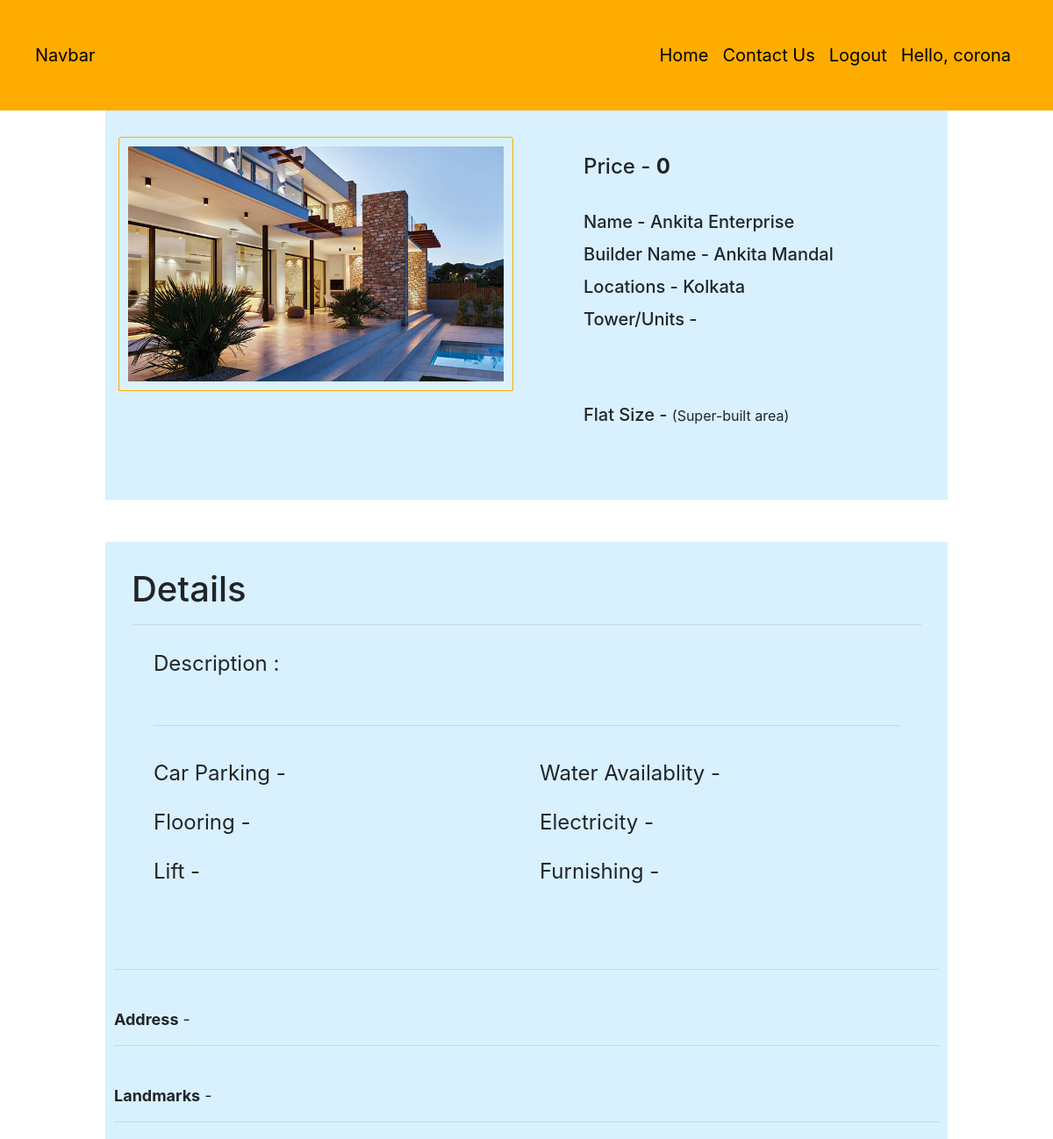
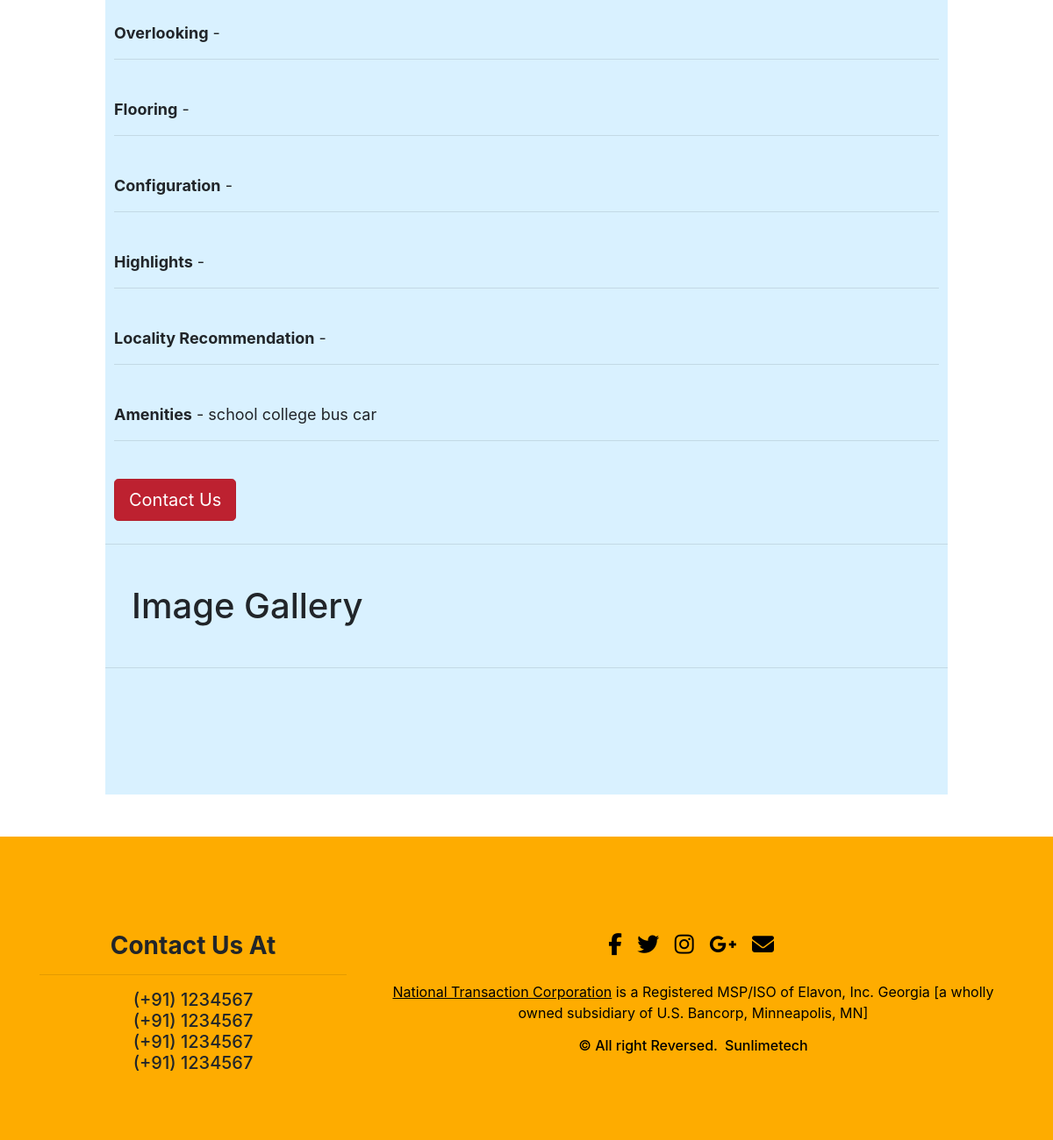
Page /property/2 (signed in) on the committed database (2 pictures, top to bottom).
### ets/models.py (models this page shows, shortened)
class Property(models.Model):
    id = models.AutoField(primary_key = True)
    desc =models.TextField(default=" ")
    flooring =models.CharField(max_length=100,default=" ")
    lift =models.CharField(max_length=300,default=" ")
    furnished =models.CharField(max_length=200, default=" ")
    configuration =models.TextField(default=" ")
    tower =models.CharField(max_length=200,default=" ")
    highlights =models.CharField(max_length=100,default=" ")
    locality_recom =models.TextField(default=" ")
    name = models.CharField(max_length=1000, default="")
    builder_name = models.CharField(max_length=1000, default="")
    locations =models.CharField(max_length=1000,default="Lorem Ipsum is simply dummy text of the printing and typesetting industry. Lorem Ipsum has been the industry's standard dummy text ever since the 1500s,")
    landmark = models.CharField(max_length=1000,default="")
    overlook = models.CharField(max_length=1000,default="")
    flooring = models.CharField(max_length=1000, default="")
    water = models.CharField(max_length=1000,default="")
    car_parking =models.CharField(max_length=1000,default="")
    electricity =models.CharField(max_length=1000,default="")
    full_address = models.CharField(max_length=1000, default="")
    floor_plan = models.ImageField(default=False)
    amenities = models.CharField(max_length=1000, default="")
    flat_sqft =models.CharField(max_length=1000,default="")
    price = models.CharField(max_length=1000,default="")
    pic =models.ImageField(upload_to="ets/images", default="")

### ets/views.py (the view)
# urls.py: path('property/<int:id>', views.single_landing, name='single_landing'),
@login_required(login_url='')
def single_landing(request,id):
    property = Property.objects.get(id=id)
    all_images = Pictures.objects.filter(property=property)
    print(all_images)
    return render(request, "ets/single_landing.html", {'property': property, 'all_images':all_images})

### ets/templates/ets/single_landing.html (shortened to what this page needs)
<!DOCTYPE html>
<html lang="en">
<head>
</head>
<body>
	<nav class="navbar navbar-expand-lg navbar-dark"
		style="background-color: #FEAC00; color: black; font-size: 20px; padding: 40px;">
		<a style="color: black;" class="navbar-brand" href="#">Navbar</a>
		<div class="collapse navbar-collapse" id="navbarSupportedContent">
			<ul class="navbar-nav ml-auto">
				<li style="color: black;" class="nav-item active">
					<a style="color: black;" class="nav-link" href="/">Home</a>
				</li>
				<li style="color: black;" class="nav-item active">
					<a style="color: black;" class="nav-link" href="/contactus">Contact Us</a>
				</li>
				<li class="nav-item">
					<a style="color: black;" class="nav-link" href="/accounts/logout">Logout</a>
				</li>
				{% if user.is_authenticated %}
				<p>
					<li class="nav-item">
						<a style="color: black; " class="nav-link">Hello, {{request.user}}</a>
					</li>
				</p>
				{% endif %}
			</ul>
		</div>
	</nav>
    <div style="background-color: #d9f1ff; margin-left:  10%; margin-right: 10%;">
        <div class="container">
            <div class="row">
                <div class="col-md-6">
                    <div class="demo-content" style="padding-top: 30px;">
                        <img class="card-img-top" src="{{property.pic.url}}" alt="Card image cap"
                            style=" padding:10px; width: 100%; border: 1px solid #FEAC00; float: left;">
                    </div>
                </div>
                <div class="col-md-6">
                    <div class="demo-content bg-alt" style="padding-left: 50px; padding-top: 50px;">
                        <h4 style="padding-bottom: 28px;">Price - <strong>{{property.price}}</strong></h4>
                        <h5 style="padding-bottom: 5px;">Name - {{property.name}}</h5>
                        <h5 style="padding-bottom: 5px;">Builder Name - {{property.builder_name}}</h5>
                        <h5 style="padding-bottom: 5px;">Locations - {{property.locations}}</h5>
                        <h5 style="padding-bottom: 5px;">Tower/Units - {{property.tower}}</h5>
                        <br>
                        <br>
                        <br>
                        <h5 style="padding-bottom: 5px;">Flat Size - {{property.flat_sqft}}<small> (Super-built
                                area)</small></h5>
                    </div>
                </div>
            </div>
            <br>
            <br>
            <br>
        </div>
    </div>
    <br>
    <br>
    <div style="background-color: #d9f1ff; margin-left:  10%; margin-right: 10%;" ;>
        <div style="padding: 30px;">
            <h1>Details</h1>
            <hr>
            <div class="container" style="font-size: 24px;">
               <div style="padding: 10px;">
                Description :
                <br>
                <br>
                <hr>
               </div>
                <div class="row" style="padding: 10px;">
                    <div class="col-sm-6">
                        Car Parking - {{property.car_parking}}
                    </div>
                    <div class="col-sm-6">
                        Water Availablity - {{property.water}}
                    </div>
                </div>
                <div class="row" style="padding: 10px;">
                    <div class="col-sm-6">
                        Flooring - {{property.flooring}}
                    </div>
                    <div class="col-sm-6">
                        Electricity - {{property.electricity}}
                    </div>
                </div>
                <div class="row" style="padding: 10px;">
                    <div class="col-sm-6">
                        Lift - {{property.lift}}
                    </div>
                    <div class="col-sm-6">
                        Furnishing - {{property.furnished}}
                    </div>
                </div>
            </div>
        </div>
        <div class="container" style="font-size: 18px; padding: 10px;">
            <br>
            <hr>
            <br>
            <strong>Address</strong> - {{property.full_address}}
            <hr>
            <br>
            <strong>Landmarks</strong> - {{property.landmark}}
            <hr>
            <br>
            <strong>Overlooking</strong> - {{property.overlook}}
            <hr>
            <br>
            <strong>Flooring</strong> - {{property.flooring}}
            <hr>
            <br>
            <strong>Configuration</strong> - {{property.configuration}}
            <hr>
            <br>
            <strong>Highlights</strong> - {{property.highlights}}
            <hr>
            <br>
            <strong>Locality Recommendation</strong> - {{property.locality_recom}}
            <hr>
            <br>
            <strong>Amenities</strong> - {{property.amenities}}
            <hr>
            <br>
            <a href="/contactus" class="btn btn-danger btn-lg active" role="button" aria-pressed="true">Contact Us</a>
        </div>
        <hr>
        <h1 style="padding: 30px;">Image Gallery</h1>
        <hr>
        <div class="container" style="font-size: 18px; padding: 10px;">
            <br>
            <br>
            <div class="container">
<br>
<br>
            </div>
        </div>
    </div>
    <br>
    <br>
	<section id="footer">
		<div class="container">
			<div class="row">
		<div class="col-6 col-md-4">
			<br>
			<br>
			<h3>
				<center>
					<strong>Contact Us At
						<hr>
					</strong>
					<p style="font-size: 20px;">(+91) 1234567<br>
						(+91) 1234567<br>
						(+91) 1234567<br>
						(+91) 1234567<br>
					</p>
				</center>
			</h3>
		</div>
		<div class="col-12 col-md-8">
			<div class="row">
				<div class="col-xs-12 col-sm-12 col-md-12 mt-2 mt-sm-5">
					<ul class="list-unstyled list-inline social text-center">
						<li class="list-inline-item"><a href="https://www.fiverr.com/share/qb8D02"><i
									class="fa fa-facebook"></i></a></li>
						<li class="list-inline-item"><a href="https://www.fiverr.com/share/qb8D02"><i
									class="fa fa-twitter"></i></a></li>
						<li class="list-inline-item"><a href="https://www.fiverr.com/share/qb8D02"><i
									class="fa fa-instagram"></i></a></li>
						<li class="list-inline-item"><a href="https://www.fiverr.com/share/qb8D02"><i
									class="fa fa-google-plus"></i></a></li>
						<li class="list-inline-item"><a href="https://www.fiverr.com/share/qb8D02" target="_blank"><i
									class="fa fa-envelope"></i></a></li>
					</ul>
				</div>
			</div>
			<div class="row">
				<div class="col-xs-12 col-sm-12 col-md-12 mt-2 mt-sm-2 text-center text-white">
					<p style="color: black;"><u><a href="https://www.nationaltransaction.com/">National Transaction
								Corporation</a></u> is a
						Registered MSP/ISO of Elavon, Inc. Georgia [a wholly owned subsidiary of U.S. Bancorp,
						Minneapolis, MN]</p>
					<p style="color: black;" class="h6">© All right Reversed.<a class="text-green ml-2"
							href="https://www.sunlimetech.com" target="_blank">Sunlimetech</a></p>
				</div>
			</div>
		</div>
	</div>
		</div>
	</section>
    <link href="//maxcdn.bootstrapcdn.com/bootstrap/4.0.0/css/bootstrap.min.css" rel="stylesheet" id="bootstrap-css">
</body>
</html>

### ets/templates/ets/single_landing.html (style rules this page uses)
body { background-color: #656255; }
p { margin-bottom: 1.3em; }
h1, h2, h3, h4 { margin: 1.414em 0 0.5em; font-weight: 700; line-height: 1.2; }
section { padding: 60px 0; }
#footer { background: #FEAC00 !important; }
#footer a { color: black; text-decoration: none !important; background-color: transparent; -webkit-text-decoration-skip: objects; }
#footer ul.social li { padding: 3px 0; }
#footer ul.social li a i { margin-right: 5px; font-size: 25px; -webkit-transition: .5s all ease; -moz-transition: .5s all ease; transition: .5s all ease; }
#footer ul.social li a, #footer ul.quick-links li a { color: black; }
.row:after { content: ""; display: table; clear: both; }

### rows in the picture
Property: pic (picture), price "0", name "Ankita Enterprise", builder_name "Ankita Mandal", locations "Kolkata", amenities "school college bus car"

### other values in the picture
{{ request.user }} "corona"
